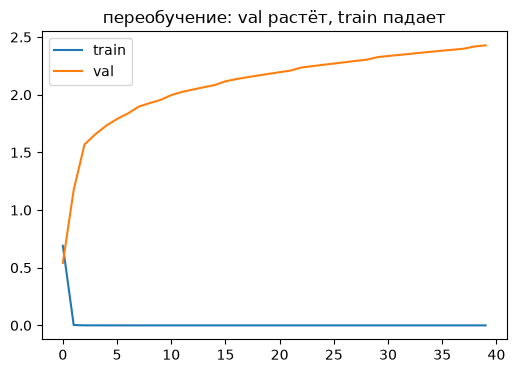

Generate this figure with Python:
import sys
import copy
from pathlib import Path

import numpy as np
import matplotlib.pyplot as plt
import torch
import torch.nn as nn
from sklearn.datasets import make_moons
from sklearn.preprocessing import PolynomialFeatures
from sklearn.linear_model import LinearRegression
from sklearn.pipeline import make_pipeline

# UTF-8 для консоли
for stream in (sys.stdout, sys.stderr):
    if hasattr(stream, 'reconfigure'):
        stream.reconfigure(encoding='utf-8', errors='replace')

HERE = Path(__file__).resolve().parent
torch.manual_seed(0)

# Шаг 1. Полиномы 1, 4, 15 — 20 мин
rng = np.random.default_rng(0)
X = np.sort(rng.uniform(0, 1, 30)); y = np.sin(2 * np.pi * X) + rng.normal(0, .3, 30)
Xv = np.sort(rng.uniform(0, 1, 30)); yv = np.sin(2 * np.pi * Xv) + rng.normal(0, .3, 30)
print('степень  MSE train  MSE val')
for d in [1, 4, 15]:
    m = make_pipeline(PolynomialFeatures(d), LinearRegression()).fit(X[:, None], y)
    print(f'{d:>7}  {np.mean((m.predict(X[:, None]) - y)**2):.4f}  {np.mean((m.predict(Xv[:, None]) - yv)**2):.4f}')

fig, axes = plt.subplots(1, 3, figsize=(12, 3.5))
for ax, d in zip(axes, [1, 4, 15]):
    m = make_pipeline(PolynomialFeatures(d), LinearRegression()).fit(X[:, None], y)
    xs = np.linspace(0, 1, 200)
    ax.scatter(X, y, s=15, label='train'); ax.scatter(Xv, yv, s=15, marker='x', label='val')
    ax.plot(xs, m.predict(xs[:, None]), 'r', label=f'степень {d}')
    ax.set_ylim(-2, 2); ax.legend(fontsize=8); ax.set_title(f'полином {d}')
plt.tight_layout(); plt.savefig(HERE / 'poly.png', bbox_inches='tight'); plt.show()

# Шаг 2. Сеть переобучается на moons — 20 мин
# 100 точек noise 0.3, split 50/50. make_moons отдаёт точки по классам подряд,
# поэтому делим после перемешивания — иначе val был бы целиком из одного класса.
Xm, ym = make_moons(100, noise=0.3, random_state=0)
idx = np.random.default_rng(0).permutation(len(Xm))
Xtr0 = torch.tensor(Xm[idx[:50]], dtype=torch.float32); ytr0 = torch.tensor(ym[idx[:50]], dtype=torch.float32)
Xva0 = torch.tensor(Xm[idx[50:]], dtype=torch.float32); yva0 = torch.tensor(ym[idx[50:]], dtype=torch.float32)
Xtr, ytr, Xva, yva = Xtr0, ytr0, Xva0, yva0
loss_fn = nn.BCEWithLogitsLoss()


def fit(model, opt, steps=2000, patience=None):
    """Цикл из шага 2. patience=None — train/val каждые 50 шагов,
    patience=10 — ранняя остановка из шага 3 (10 проверок без улучшения)."""
    tr, va, best, best_va, bad = [], [], None, float('inf'), 0
    for i in range(steps):
        model.train(); opt.zero_grad(); l = loss_fn(model(Xtr).squeeze(1), ytr); l.backward(); opt.step()
        if i % 50 == 0:
            model.eval()
            with torch.no_grad():
                tr.append(l.item()); va.append(loss_fn(model(Xva).squeeze(1), yva).item())
            if va[-1] < best_va:
                best_va, best, bad = va[-1], copy.deepcopy(model.state_dict()), 0
            else:
                bad += 1
                if patience and bad >= patience:
                    break
    return tr, va, best, best_va


def big_net():
    return nn.Sequential(nn.Linear(2,128), nn.ReLU(), nn.Linear(128,128), nn.ReLU(), nn.Linear(128,1))


def val_acc(model):
    model.eval()
    with torch.no_grad():
        return ((model(Xva).squeeze(1) > 0).float() == yva).float().mean().item()


big = big_net()
tr, va, best_state, best_val = fit(big, torch.optim.Adam(big.parameters(), 1e-2))
acc_big = val_acc(big)
print()
print(f'без регуляризации: val loss {va[0]:.3f} → минимум {best_val:.3f} → {va[-1]:.3f} на шаге {50 * len(va)} (val acc {acc_big:.3f})')
plt.figure(figsize=(6, 4))
plt.plot(tr, label='train'); plt.plot(va, label='val'); plt.legend(); plt.title('переобучение: val растёт, train падает')
plt.savefig(HERE / 'overfit.png', bbox_inches='tight'); plt.show()

# Шаг 3. Лечение 1: ранняя остановка — 10 мин
es = big_net()
tr_es, va_es, best_es, best_es_val = fit(es, torch.optim.Adam(es.parameters(), 1e-2), patience=10)
es.load_state_dict(best_es)          # лучшие веса: state_dict из copy.deepcopy
acc_es = val_acc(es)
print(f'ранняя остановка: останов на шаге {50 * len(va_es)} из 2000, val loss {best_es_val:.4f}, val acc {acc_es:.3f}')

# Шаг 4. Лечение 2: weight decay — 10 мин
wd = big_net()
tr_wd, va_wd, _, best_wd = fit(wd, torch.optim.Adam(wd.parameters(), 1e-2, weight_decay=1e-2))
acc_wd = val_acc(wd)
print(f'weight decay: val loss {best_wd:.4f}, val acc {acc_wd:.3f}')

# Шаг 5. Лечение 3: dropout — 15 мин
reg = nn.Sequential(nn.Linear(2,128), nn.ReLU(), nn.Dropout(.3), nn.Linear(128,128), nn.ReLU(), nn.Dropout(.3), nn.Linear(128,1))
tr2, va2, _, best_reg = fit(reg, torch.optim.Adam(reg.parameters(), 1e-2, weight_decay=1e-2))
acc_reg = val_acc(reg)
print(f'dropout: val loss {best_reg:.4f}, val acc {acc_reg:.3f}')

# Шаг 6. Больше данных — 10 мин
# 2000 точек: 1000 train / 1000 val, та же сеть. Здесь свой val, поэтому
# val loss сравнивать с предыдущими строками напрямую нельзя.
Xm2, ym2 = make_moons(2000, noise=0.3, random_state=0)
idx2 = np.random.default_rng(0).permutation(len(Xm2))
Xtr = torch.tensor(Xm2[idx2[:1000]], dtype=torch.float32); ytr = torch.tensor(ym2[idx2[:1000]], dtype=torch.float32)
Xva = torch.tensor(Xm2[idx2[1000:]], dtype=torch.float32); yva = torch.tensor(ym2[idx2[1000:]], dtype=torch.float32)
more = big_net()
tr_more, va_more, _, best_more = fit(more, torch.optim.Adam(more.parameters(), 1e-2))
acc_more = val_acc(more)
print(f'больше данных: val loss {best_more:.4f}, val acc {acc_more:.3f} (val на 1000 точках)')

fig, axes = plt.subplots(2, 2, figsize=(11, 6))
for ax, (a, b, t) in zip(axes.flat, [
    (tr_es, va_es, 'ранняя остановка'),
    (tr_wd, va_wd, 'weight decay'),
    (tr2, va2, 'dropout'),
    (tr_more, va_more, 'больше данных (2000 точек)'),
]):
    ax.plot(a, label='train'); ax.plot(b, label='val'); ax.set_title(t); ax.legend(fontsize=8)
plt.tight_layout(); plt.savefig(HERE / 'cures.png', bbox_inches='tight'); plt.show()

# Шаг 7. Таблица — 5 мин
print()
print('вариант                 лучший val loss  val acc')
for name, loss_v, acc_v in [
    ('без регуляризации', best_val, acc_big),
    ('ранняя остановка', best_es_val, acc_es),
    ('weight decay', best_wd, acc_wd),
    ('dropout', best_reg, acc_reg),
    ('больше данных', best_more, acc_more),
]:
    print(f'{name:<23} {loss_v:>14.4f} {acc_v:>8.3f}')

# Домашнее повторение: ReduceLROnPlateau по val loss
# Возвращаемся на исходные 50/50 точек, чтобы сравнивать с шагом 2.
Xtr, ytr, Xva, yva = Xtr0, ytr0, Xva0, yva0
rl = big_net()
opt = torch.optim.Adam(rl.parameters(), 1e-2)
sched = torch.optim.lr_scheduler.ReduceLROnPlateau(opt, patience=2)
tr_rl, va_rl, best_rl = [], [], float('inf')
for i in range(2000):
    rl.train(); opt.zero_grad(); l = loss_fn(rl(Xtr).squeeze(1), ytr); l.backward(); opt.step()
    if i % 50 == 0:
        rl.eval()
        with torch.no_grad():
            tr_rl.append(l.item()); v = loss_fn(rl(Xva).squeeze(1), yva).item(); va_rl.append(v)
        sched.step(v); best_rl = min(best_rl, v)
print()
print(f'ReduceLROnPlateau: лучший val loss {best_rl:.4f} (было {best_val:.4f}), итоговый lr {opt.param_groups[0]["lr"]:.1e}')
plt.figure(figsize=(6, 4))
plt.plot(tr_rl, label='train'); plt.plot(va_rl, label='val'); plt.title('ReduceLROnPlateau (домашка)'); plt.legend()
plt.savefig(HERE / 'plateau.png', bbox_inches='tight'); plt.show()
